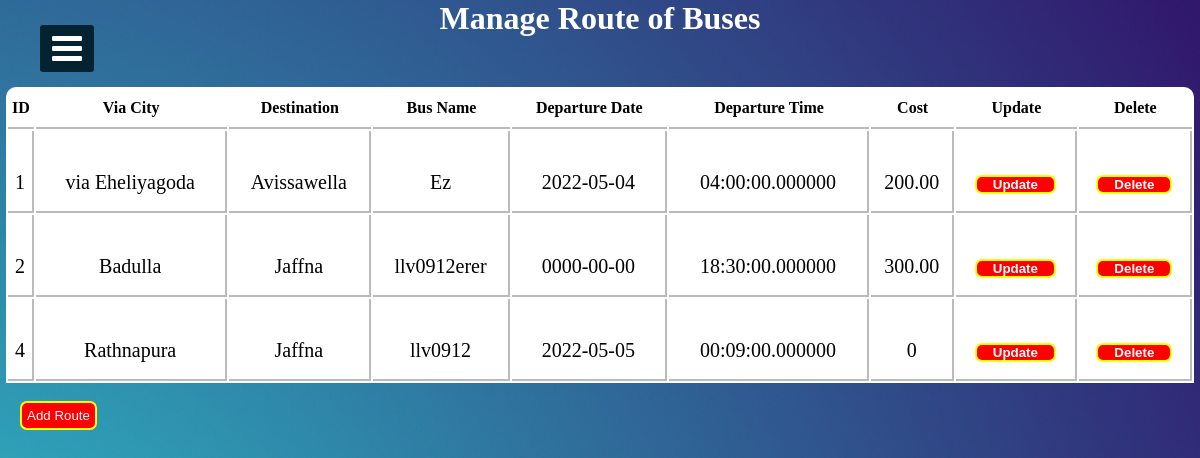
Page /adminDash.php on the committed database.
### tables this page shows
CREATE TABLE `route` (
  `id` int(11) NOT NULL,
  `via_city` varchar(255) NOT NULL,
  `destination` varchar(255) NOT NULL,
  `bus_name` varchar(255) NOT NULL,
  `departure_date` date NOT NULL,
  `departure_time` time(6) NOT NULL,
  `cost` varchar(255) NOT NULL
);

### adminDash.php (the view, shortened to what this page needs)
<?php include("connection.php")?>
<!DOCTYPE html>
<html>
<head>
  <link rel="stylesheet" href="https://cdnjs.cloudflare.com/ajax/libs/font-awesome/4.7.0/css/font-awesome.min.css">
<link rel="stylesheet" href="cssfile/sidebar.css">
</head>
<body>
</body>
</html>
<!DOCTYPE html>
<html>
<head>
</head>
<body>
  <label for="check">
<i class="fa fa-bars" id="btn"></i>
  </label>
<div class="sidebar2">
		<h1 class="adminTopic">Manage Route of Buses</h1>
<?php
    $sqlget="SELECT * FROM route";
    $sqldata=mysqli_query($conn,$sqlget) or die('error getting');
    echo "<table>";
    echo "<tr>
      <th>ID</th>
    <th>Via City</th>
    <th>Destination</th>
    <th>Bus Name</th>
    <th>Departure Date</th>
    <th>Departure Time</th>
    <th>Cost</th>
    <th>Update</th>
    <th>Delete</th>
       </tr>";
       while ($row=mysqli_fetch_array($sqldata,MYSQLI_ASSOC))
       {
        echo "<tr><td>";
        echo $row['id'];
        echo "</td><td>";
        echo $row['via_city'];
        echo "</td><td>";
        echo $row['destination'];
        echo "</td><td>";
        echo $row['bus_name'];
        echo "</td><td>";
         echo $row['departure_date'];
        echo "</td><td>";
         echo $row['departure_time'];
        echo "</td><td>";
         echo $row['cost'];
        echo "</td>";
        ?>
        <td>
        <button style="border:2px solid yellow; border-radius:7px; background-color:red;color:white;">
          <a href="updateRoute.php?id=<?php echo $row['id'];?>">
          Update
          </a>
        </button>
        </td><td>
        <button style = "border:2px solid yellow; border-radius:7px; background-color:red;color:white;" >
          <a href="deleteRoute.php?id=<?php echo $row['id'];?>">
            Delete
        </a>
       </button>
        </td></tr>
<?php
       }
       echo "</table>";
?>
<br>
                       <a href="Addroute.php">     <button class="btnPolicy">Add Route</button></a>
</div>
</body>
</html>

### cssfile/sidebar.css (style rules this page uses)
* { margin: 0; padding: 0; list-style: none; text-decoration: none; }
label #btn, label #cancle { position: absolute; cursor: pointer; background: #042331; color: #fff; border-radius: 3px; }
label #btn { left: 40px; top: 25px; font-size: 35px; color: #fff; padding: 6px 12px; transition: all 0.5s; }

### adminDash.php (style rules this page uses)
body { background-image: url("image/20.jpg"); background-position: center; background-size: cover; height: 700px; background-repeat: no-repeat; background-attachment: fixed; }
.adminTopic { text-align: center; color: #fff; }
table { width:99%; border-collapse: separate !important; margin:auto; text-align:center; margin-top:50px; background-color: rgb(255, 255, 255); border-radius: 10px 10px 0px 0px; }
table th { border-bottom:2px solid rgb(187, 187, 187); padding:10px 0px 10px 0px; font-family: "balsamiq_sansitalic" !important; }
table tr td { border-right: 2px solid rgb(187, 187, 187); height: 58px; padding: 22px 0px 0px 0px; font-family: "monospace;" !important; border-bottom: 2px solid rgb(187, 187, 187); font-size: 20px; }
table tr td a { color: white; border-radius: 5px; padding: 6px; text-decoration: none; margin: 10px; font-weight: 700; }
button { padding: 5px 5px 5px 5x; }
.btnPolicy { padding: 5px 5px 5px 5px; border: 2px solid yellow; border-radius: 7px; background-color: red; color: white; margin-left: 20px; }

### rows in the picture
route: id "1", via_city "via Eheliyagoda", destination "Avissawella", bus_name "Ez", departure_date "2022-05-04", departure_time "04:00:00.000000", cost "200.00"
route: id "2", via_city "Badulla", destination "Jaffna", bus_name "llv0912erer", departure_date "0000-00-00", departure_time "18:30:00.000000", cost "300.00"
route: id "4", via_city "Rathnapura", destination "Jaffna", bus_name "llv0912", departure_date "2022-05-05", departure_time "00:09:00.000000", cost "0"
